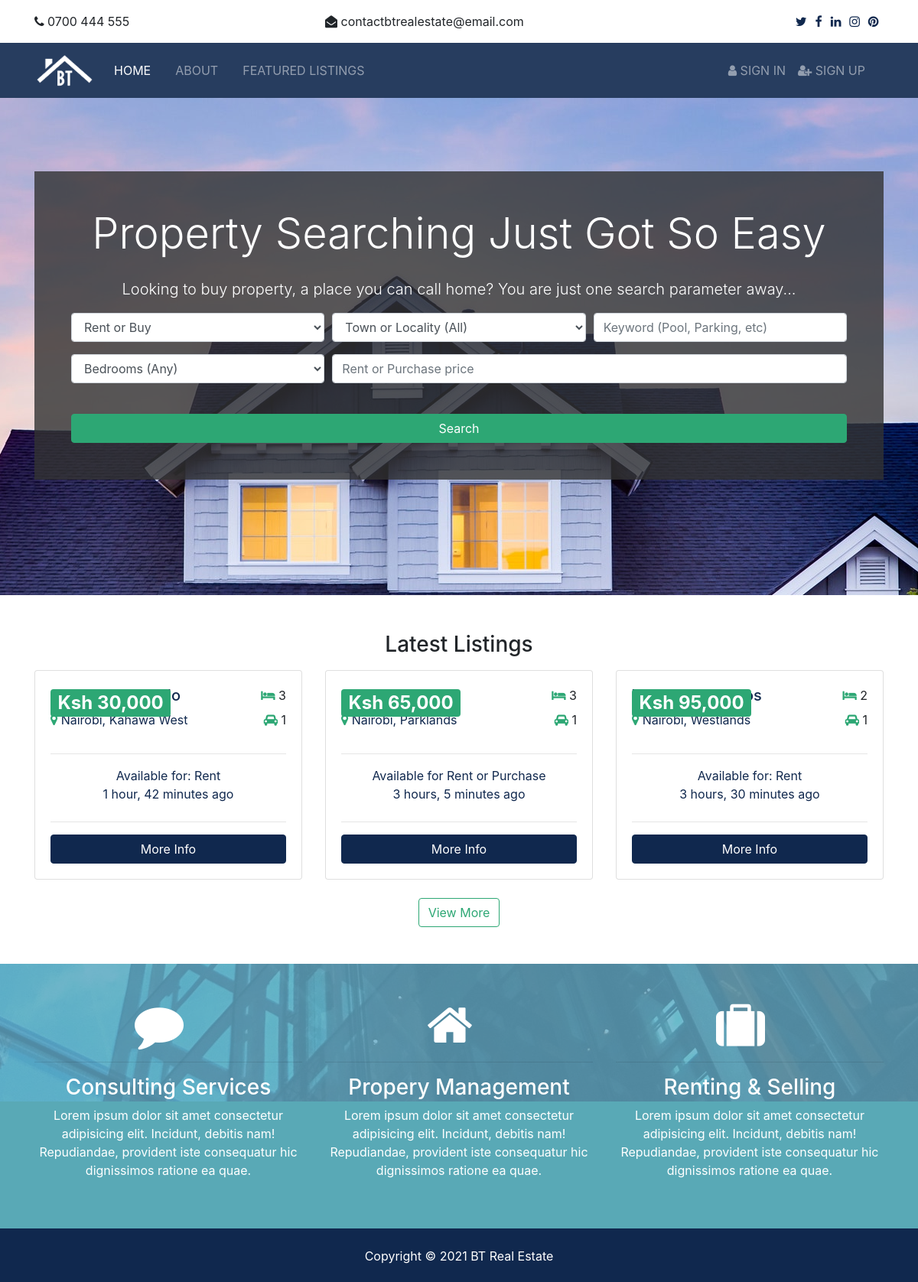
The page / on the database its author committed.
### listings/models.py (models this page shows, shortened)
class Listing (models.Model):
    realtor = models.ForeignKey(Realtor, on_delete=models.DO_NOTHING)
    title = models.CharField(max_length=150)
    locality = models.CharField(max_length=150)
    estate = models.CharField(null=True, blank=True, max_length=150)
    description = models.TextField(blank=True)
    parking_space = models.IntegerField(default=0)
    bedrooms = models.IntegerField()
    buying_price = models.IntegerField(blank=True, null=True)
    rent_price = models.IntegerField(blank=True, null=True)
    rental = models.BooleanField(default=False, null=False, blank=False)
    for_sale = models.BooleanField(default=False, null=False, blank=False)
    sqft = models.IntegerField()
    lot_size = models.DecimalField(max_digits=5, decimal_places=1)
    photo_main = ProcessedImageField(
        upload_to='photos/%Y/%m/%d/'
        , processors=[ResizeToFill(1280, 720)],
        format='JPEG',
        options={'quality': 100}
    )
    photo_1 = ProcessedImageField(
        upload_to='photos/%Y/%m/%d/',
        blank=True,
        processors=[ResizeToFill(1280, 720)],
        format='JPEG',
        options={'quality': 100}
    )
    photo_2 = ProcessedImageField(
        upload_to='photos/%Y/%m/%d/',
        blank=True,
        processors=[ResizeToFill(1280, 720)],
        format='JPEG',
        options={'quality': 100}
    )
    photo_3 = ProcessedImageField(
        upload_to='photos/%Y/%m/%d/',
        blank=True,
        processors=[ResizeToFill(1280, 720)],
        format='JPEG',
        options={'quality': 100}
    )
    photo_4 = ProcessedImageField(
        upload_to='photos/%Y/%m/%d/',
        blank=True,
        processors=[ResizeToFill(1280, 720)],
        format='JPEG',
        options={'quality': 100}
    )
    photo_5 = ProcessedImageField(
        upload_to='photos/%Y/%m/%d/',
        blank=True,
        processors=[ResizeToFill(1280, 720)],
        format='JPEG',
        options={'quality': 100}
    )
    photo_6 = ProcessedImageField(
        upload_to='photos/%Y/%m/%d/',
        blank=True,
        processors=[ResizeToFill(1280, 720)],
        format='JPEG',
        options={'quality': 100}
    )
    is_published = models.BooleanField(default=True)
    list_date = models.DateTimeField(default=datetime.now, blank=True)

### pages/views.py (the view)
# urls.py: path('', views.index, name='listings'),
def index (request):
    listings = Listing.objects.order_by('-list_date').filter(is_published=True)[:3]
    context = {
        'listings': listings,
        'locality_choices': locality_choices,
        'bedroom_choices': bedroom_choices,
        'price_choices': price_choices,
        'agreement_choices': agreement_choices
    }
    return render(request, 'pages/index.html', context)

### templates/pages/index.html (shortened to what this page needs)
{% extends 'base.html' %}
{% load humanize %}
{% block content %}
<section id="showcase">
<div class="container text-center">
    <div class="home-search p-5">
    <div class="overlay p-5">
        <h1 class="display-4 mb-4">
        Property Searching Just Got So Easy
        </h1>
        <p class="lead">
            Looking to buy property, a place you can call home?
            You are just one search parameter away...
        </p>
        <div class="search">
            {% include 'partials/_search_form.html' %}
        </div>
    </div>
    </div>
</div>
</section>
<section id="listings" class="py-5">
<div class="container">
        {% if listings %}
        <h3 class="text-center mb-3">Latest Listings</h3>
          <div class="row">
          {% for listing in listings %}
          {% include 'partials/_listing_card.html' %}
          {% endfor %}
          </div>
          <div class="view-more">
            <a class="btn btn-outline-secondary" href="{% url 'listings' %}">View More</a>
          </div>
          {% else %}
          <div class="row">
            <div class="col-md-12">
                <p>No Listings Available</p>
            </div>
          </div>
        {% endif %}
</div>
</section>
<section id="services" class="py-5 bg-secondary text-white">
<div class="container">
    <div class="row text-center">
    <div class="col-md-4">
        <i class="fa fa-comment fa-4x mr-4"></i>
        <hr>
        <h3>Consulting Services</h3>
        <p>Lorem ipsum dolor sit amet consectetur adipisicing elit. Incidunt, debitis nam! Repudiandae, provident iste consequatur
        hic dignissimos ratione ea quae.</p>
    </div>
    <div class="col-md-4">
        <i class="fa fa-home fa-4x mr-4"></i>
        <hr>
        <h3>Propery Management</h3>
        <p>Lorem ipsum dolor sit amet consectetur adipisicing elit. Incidunt, debitis nam! Repudiandae, provident iste consequatur
        hic dignissimos ratione ea quae.</p>
    </div>
    <div class="col-md-4">
        <i class="fa fa-suitcase fa-4x mr-4"></i>
        <hr>
        <h3>Renting & Selling</h3>
        <p>Lorem ipsum dolor sit amet consectetur adipisicing elit. Incidunt, debitis nam! Repudiandae, provident iste consequatur
        hic dignissimos ratione ea quae.</p>
    </div>
    </div>
</div>
</section>
{% endblock content %}

### templates/partials/_listing_card.html (shortened to what this page needs)
{% load static %}
{% load humanize %}
<div class="col-md-4 mb-4">
    <div class="card listing-preview">
    <div class="card-img-overlay">
        <h2>
            {% if listing.rental and listing.for_sale %}
            <span class="badge badge-secondary text-white">Ksh {{ listing.rent_price | intcomma }}</span>
            {% elif listing.rental %}
            <span class="badge badge-secondary text-white">Ksh {{ listing.rent_price | intcomma }}</span>
            {% elif listing.for_sale %}
            <span class="badge badge-secondary text-white">Ksh {{ listing.buying_price | intcomma }}</span>
            {% endif %}
        </h2>
    </div>
    <div class="card-body">
        <div class="">
            <div class="listing-heading d-flex justify-content-between align-content-center">
                <h5 class="text-primary">{{ listing.title }}</h5>
                <div>
                    <i class="fa fa-bed text-secondary"></i> {{ listing.bedrooms }}</div>
            </div>
            <div class="d-flex justify-content-between align-content-center">
                <p class="text-primary">
                    <i class="fa fa-map-marker text-secondary"></i> {{ listing.city }} {{ listing.locality }}, {{ listing.estate }}</p>
                <div>
                    <i class="fa fa-car text-secondary"></i> {{ listing.parking_space }}</div>
            </div>
        </div>
        <hr>
        <div class="row text-primary text-center">
            {% if listing.rental and listing.for_sale %}
            <div class="col-12">Available for Rent or Purchase</div>
            {% elif listing.rental %}
            <div class="col-12">Available for: Rent</div>
            {% elif listing.for_sale %}
            <div class="col-12">Available for: Purchase</div>
            {% endif %}
        </div>
        <div class="row text-primary text-center pb-2">
            <div class="col-12">
                {{ listing.list_date | timesince }} ago</div>
        </div>
        <hr>
        <a href="{% url 'listing' listing.id %}" class="btn btn-primary btn-block">More Info</a>
    </div>
    </div>
</div>

### static/css/style.css (style rules this page uses)
html { position: relative; }
body { margin-bottom: 70px; }
.view-more { display: -webkit-box; display: -ms-flexbox; display: flex; -webkit-box-align: center; -ms-flex-align: center; align-items: center; -webkit-box-pack: center; -ms-flex-pack: center; justify-content: center; }
#showcase { background: url(../img/showcase.jpg) no-repeat top center fixed; position: relative; min-height: 650px; color: #fff; padding-top: 6rem; }
#showcase .home-search { min-height: 400px; position: relative; border-radius: 5px; }
#showcase .overlay { content: ''; position: absolute; top: 0; left: 0; min-height: 400px; width: 100%; background: rgba(51, 51, 51, 0.8); }
#services { background: url(../img/building.jpg) no-repeat top center fixed; min-height: 300px; position: relative; overflow: hidden; }
#services::before { content: ''; position: absolute; top: 0; left: 0; min-height: 100%; width: 100%; background: rgba(100, 171, 199, 0.8); }
.listing-preview a { position: relative; }

### rows shown on the page
Listing: rent_price "30,000", bedrooms "3", locality "Nairobi", estate "Kahawa West", parking_space "1", rental "Available for: Rent", list_date "1 hour, 42 minutes"
Listing: rent_price "65,000", bedrooms "3", locality "Nairobi", estate "Parklands", parking_space "1", rental "Available for Rent or Purchase", list_date "3 hours, 5 minutes"
Listing: rent_price "95,000", bedrooms "2", locality "Nairobi", estate "Westlands", parking_space "1", rental "Available for: Rent", list_date "3 hours, 30 minutes"
